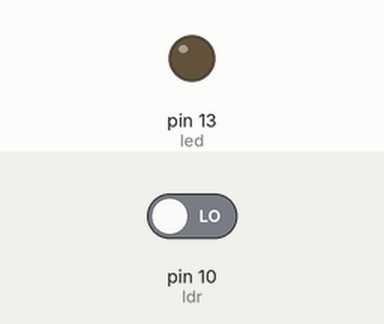
Simulated run of this sketch. Board: Arduino Uno, built with avr-gcc and run on an emulated ATmega328P. On the bench: output pins drawn as LEDs (lit = HIGH). The inputs (shaded band) are chosen by the test bench; at power-on: pin 10 (ldr) LOW.

Above: at 1.2 s.
1.3 s: pin 10 (ldr) driven HIGH
At 2.0 s:
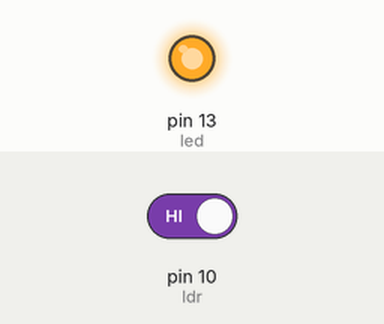
2.8 s: pin 10 (ldr) driven LOW
At 3.2 s:
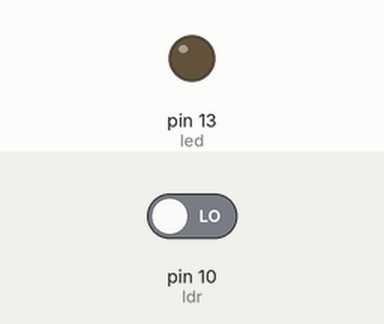
Timing chart, 0 to 5.8 s (numbered marks = the images above; inputs shaded):
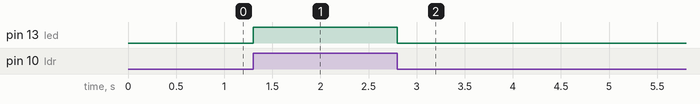

Measured:
- after the input at 1.3 s, pin 13 (led): LOW → HIGH at once
- after the input at 2.8 s, pin 13 (led): HIGH → LOW at once

The sketch:

led2.ino
```cpp
int led=13;
int ldr=10;
int sw;
void setup() {
  // put your setup code here, to run once:
pinMode(led,OUTPUT);
pinMode(ldr,INPUT);
}

void loop() {
  // put your main code here, to run repeatedly:
sw=digitalRead(ldr);
if(sw==1)
digitalWrite(led,1);

else
digitalWrite(led,0);
}
```
